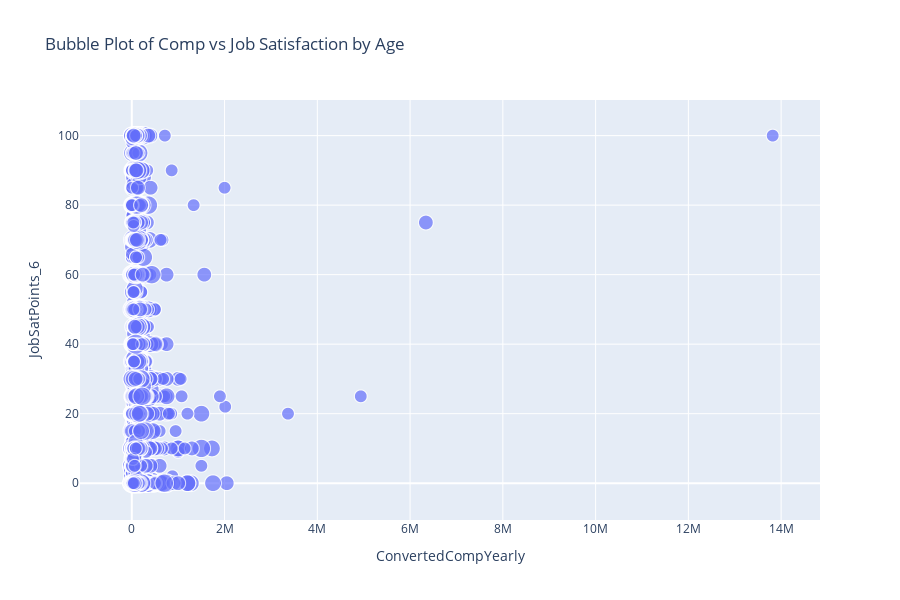

Source (notebook cell):
### Markdown cell above
Create a bubble plot to explore the relationship between yearly compensation (`ConvertedCompYearly`) and job satisfaction (`JobSatPoints_6`), with bubble size representing age.

### Code cell
import plotly.express as px

fig = px.scatter(df, x='ConvertedCompYearly', y='JobSatPoints_6', size='Age', title = 'Bubble Plot of Comp vs Job Satisfaction by Age', width = 900, height=600 )
fig.show()

### Figure 1 — Plotly figure (JSON) as saved in the notebook; plotly's stock layout.template omitted (floating-point values rounded to 4 significant figures; data arrays with more than 128 entries replaced by an {"elided": "..."} marker saying what was removed)
{"data": [{"hovertemplate": "ConvertedCompYearly=%{x}<br>JobSatPoints_6=%{y}<br>Age=%{marker.size}<extra></extra>", "legendgroup": "", "marker": {"color": "#636efa", "size": {"elided": "13854 float values"}, "sizemode": "area", "sizeref": 0.1737, "symbol": "circle"}, "mode": "markers", "name": "", "showlegend": false, "type": "scattergl", "x": {"elided": "13854 int values"}, "xaxis": "x", "y": {"elided": "13854 float values"}, "yaxis": "y"}], "layout": {"height": 600, "legend": {"itemsizing": "constant", "tracegroupgap": 0}, "title": {"text": "Bubble Plot of Comp vs Job Satisfaction by Age"}, "width": 900, "xaxis": {"anchor": "y", "domain": [0, 1], "title": {"text": "ConvertedCompYearly"}}, "yaxis": {"anchor": "x", "domain": [0, 1], "title": {"text": "JobSatPoints_6"}}}}
